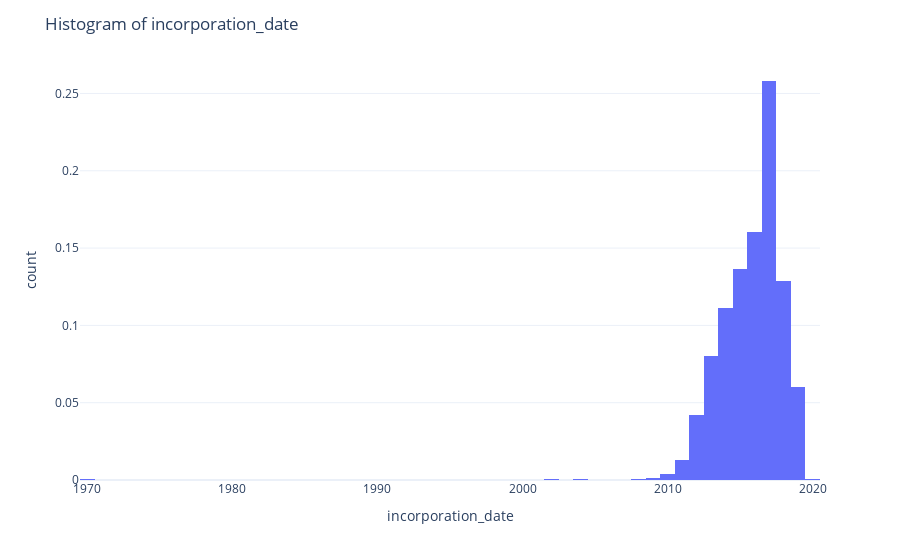

Notebook code cell kept with this figure:
### Code cell
# Plot histogram of incorporation date
fig = px.histogram(seedstar, x='incorporation_date', histnorm = 'probability density')
fig.update_layout(title='Histogram of incorporation_date')
fig.show()

# Remove the hashtag in front of the columns below to show staic image in github
# Image(pio.to_image(fig, format='png', scale=5))

### Figure 1 — Plotly figure (JSON) as saved in the notebook; plotly's stock layout.template omitted (floating-point values rounded to 4 significant figures; data arrays with more than 128 entries replaced by an {"elided": "..."} marker saying what was removed)
{"data": [{"alignmentgroup": "True", "bingroup": "x", "histnorm": "probability density", "hovertemplate": "incorporation_date=%{x}<br>count=%{y}<extra></extra>", "legendgroup": "", "marker": {"color": "#636efa"}, "name": "", "offsetgroup": "", "orientation": "v", "showlegend": false, "type": "histogram", "x": {"elided": "4255 int values"}, "xaxis": "x", "yaxis": "y"}], "layout": {"barmode": "relative", "legend": {"tracegroupgap": 0}, "margin": {"t": 60}, "title": {"text": "Histogram of incorporation_date"}, "xaxis": {"anchor": "y", "domain": [0, 1], "title": {"text": "incorporation_date"}}, "yaxis": {"anchor": "x", "domain": [0, 1], "title": {"text": "count"}}}}
